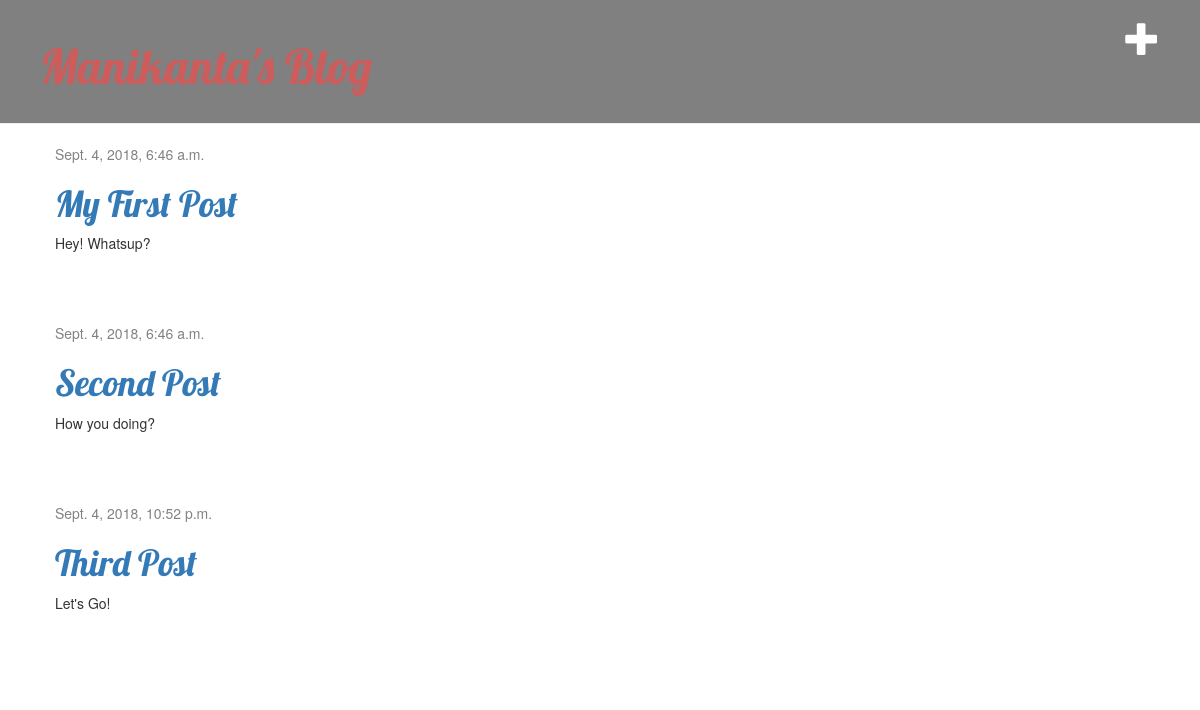
The app's page / (signed in) with its own data.
### blog/models.py (models this page shows, shortened)
class Post(models.Model):
    author = models.ForeignKey('auth.User', on_delete=models.CASCADE)
    title = models.CharField(max_length=200)
    text = models.TextField()
    created_date = models.DateTimeField(
            default=timezone.now)
    published_date = models.DateTimeField(
            blank=True, null=True)

### blog/views.py (the view)
# urls.py: path('', views.post_list, name='post_list'),
def post_list(request):
    posts = Post.objects.filter(published_date__lte=timezone.now()).order_by('published_date')
    return render(request, 'blog/post_list.html', {'posts': posts})

### blog/templates/blog/post_list.html
{% extends 'blog/base.html' %}
{% block content %}
    {% for post in posts %}
        <div class="post">
            <div class="date">
                {{ post.published_date }}
            </div>
            <h1><a href="">{{ post.title }}</a></h1>
            <p>{{ post.text|linebreaksbr }}</p>
        </div>
    {% endfor %}
{% endblock %}

### blog/static/css/blog.css (style rules this page uses)
h1, h2, h3, h4 { font-family: 'Lobster', cursive; }
.date { color: #828282; }
.post { margin-bottom: 70px; }

### records on screen
Post: published_date "Sept. 4, 2018, 6:46 a.m.", title "My First Post", text "Hey! Whatsup?"
Post: published_date "Sept. 4, 2018, 6:46 a.m.", title "Second Post", text "How you doing?"
Post: published_date "Sept. 4, 2018, 10:52 p.m.", title "Third Post", text "Let's Go!"
